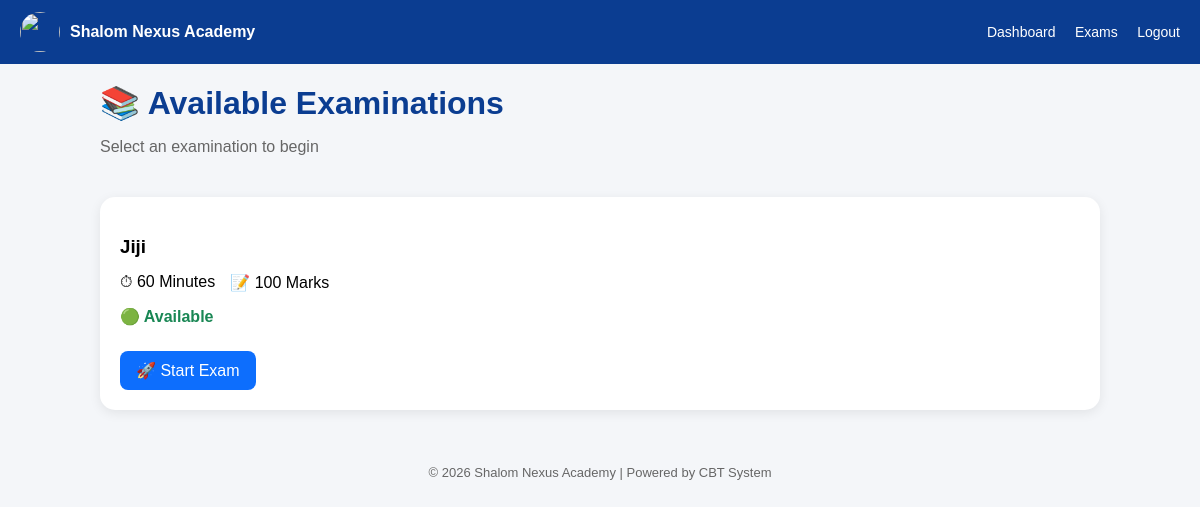
The app's page /exams (signed in) with its own data.
### models.py (models this page shows)
class Exam(db.Model):
    id = db.Column(
        db.Integer,
        primary_key=True
    )
    title = db.Column(
        db.String(200),
        nullable=False
    )
    subject = db.Column(
        db.String(100),
        nullable=False
    )
    description = db.Column(
        db.Text
    )
    duration = db.Column(
        db.Integer,
        default=60
    )
    total_marks = db.Column(
        db.Integer,
        default=100
    )
    pass_mark = db.Column(
        db.Integer,
        default=50
    )
    is_published = db.Column(
        db.Boolean,
        default=False
    )
    show_result_immediately = db.Column(
        db.Boolean,
        default=True
    )
    shuffle_questions = db.Column(
        db.Boolean,
        default=True
    )
    shuffle_options = db.Column(
        db.Boolean,
        default=True
    )
    allow_review = db.Column(
        db.Boolean,
        default=True
    )
    allow_multiple_attempts = db.Column(
        db.Boolean,
        default=False
    )
    negative_marking = db.Column(
        db.Boolean,
        default=False
    )
    negative_mark_value = db.Column(
        db.Float,
        default=0.0
    )
    start_date = db.Column(
        db.DateTime
    )
    end_date = db.Column(
        db.DateTime
    )
    exam_code = db.Column(
        db.String(50),
        unique=True
    )
    instructions = db.Column(
        db.Text
    )
    created_by = db.Column(
        db.Integer,
        db.ForeignKey("user.id")
    )
    created_at = db.Column(
        db.DateTime,
        default=datetime.utcnow
    )
    updated_at = db.Column(
        db.DateTime,
        default=datetime.utcnow,
        onupdate=datetime.utcnow
    )

### app.py (the view)
@app.route("/exams")
@login_required
def exams():
    if current_user.role == "admin":
        return redirect(url_for("admin_dashboard"))
    exams = Exam.query.filter_by(
        is_published=True
    ).all()
    return render_template(
        "exams.html",
        exams=exams
    )

### app.py (called while the page is built)
@login_manager.user_loader
def load_user(user_id):
    return User.query.get(int(user_id))

@app.before_request
def anti_cheat_guard():
    if current_user.is_authenticated:
        blocked_routes = []
        if request.endpoint in blocked_routes:
            return redirect(url_for("dashboard"))

### templates/exams.html (shortened to what this page needs)
{% extends "base.html" %}
{% block content %}
<div class="dashboard-header">
    <div>
        <h1>📚 Available Examinations</h1>
        <p>Select an examination to begin</p>
    </div>
</div>{% if exams %}
<div class="exam-grid">{% for exam in exams %}
{% set done = False %}
{% for r in current_user.result_set %}
    {% if r.exam_id == exam.id %}
        {% set done = True %}
    {% endif %}
{% endfor %}
<div class="exam-card">
    <h3>{{ exam.title }}</h3>
    <div class="exam-meta">
        {% if exam.duration %}
        <span>⏱ {{ exam.duration }} Minutes</span>
        {% endif %}
        {% if exam.total_marks %}
        <span>📝 {{ exam.total_marks }} Marks</span>
        {% endif %}
    </div>
    {% if done %}
        <div class="status completed">
            ✅ Completed
        </div>
        <a href="{{ url_for('results') }}"
           class="btn-secondary">
            View Result
        </a>
    {% else %}
        <div class="status available">
            🟢 Available
        </div>
        <a href="{{ url_for('start_exam', exam_id=exam.id) }}"
           class="btn-primary">
            🚀 Start Exam
        </a>
    {% endif %}
</div>
{% endfor %}
</div>{% else %}
<div class="card">
    <h3>No Exams Available</h3>
    <p>The administrator has not published any examinations yet.</p>
</div>{% endif %}
{% endblock %}

### templates/base.html (style rules this page uses)
body { margin: 0; font-family: Arial, sans-serif; background: #f4f6f9; }
.btn-primary { background:#0b3d91; color:white; border:none; padding:12px 25px; border-radius:8px; cursor:pointer; font-size:16px; }
.dashboard-header { display:flex; justify-content:space-between; align-items:center; margin-bottom:25px; flex-wrap:wrap; }
.dashboard-header h1 { margin:0; color:#0b3d91; }
.dashboard-header p { color:#666; }

### templates/exams.html (style rules this page uses)
.exam-grid { display:grid; grid-template-columns:repeat(auto-fit,minmax(320px,1fr)); gap:20px; }
.exam-card { background:#fff; border-radius:15px; padding:20px; box-shadow:0 3px 12px rgba(0,0,0,.08); }
.exam-card h3 { margin-bottom:10px; }
.exam-meta { margin:15px 0; display:flex; gap:15px; flex-wrap:wrap; }
.status { margin:15px 0; font-weight:bold; }
.available { color:#198754; }
.btn-primary, .btn-secondary { display:inline-block; padding:10px 16px; border-radius:8px; text-decoration:none; margin-top:10px; }
.btn-primary { background:#0d6efd; color:white; }

### records on screen
Exam: title "Jiji", duration "60", total_marks "100"
